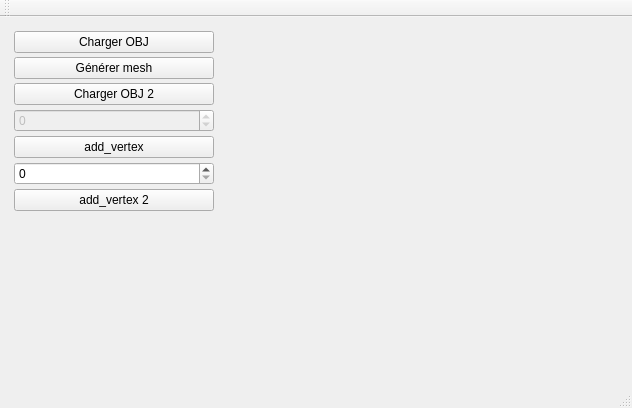
<?xml version="1.0" encoding="UTF-8"?>
<ui version="4.0">
 <class>MainWindow</class>
 <widget class="QMainWindow" name="MainWindow">
  <property name="geometry">
   <rect>
    <x>0</x>
    <y>0</y>
    <width>632</width>
    <height>408</height>
   </rect>
  </property>
  <property name="windowTitle">
   <string>MainWindow</string>
  </property>
  <widget class="QWidget" name="centralWidget">
   <layout class="QHBoxLayout" name="horizontalLayout">
    <item>
     <widget class="QWidget" name="widget_2" native="true">
      <property name="sizePolicy">
       <sizepolicy hsizetype="Maximum" vsizetype="Preferred">
        <horstretch>150</horstretch>
        <verstretch>0</verstretch>
       </sizepolicy>
      </property>
      <property name="minimumSize">
       <size>
        <width>150</width>
        <height>0</height>
       </size>
      </property>
      <layout class="QVBoxLayout" name="verticalLayout">
       <property name="spacing">
        <number>4</number>
       </property>
       <property name="leftMargin">
        <number>3</number>
       </property>
       <property name="topMargin">
        <number>3</number>
       </property>
       <property name="rightMargin">
        <number>3</number>
       </property>
       <property name="bottomMargin">
        <number>3</number>
       </property>
       <item>
        <widget class="QPushButton" name="pushButton_chargement">
         <property name="minimumSize">
          <size>
           <width>200</width>
           <height>0</height>
          </size>
         </property>
         <property name="text">
          <string>Charger OBJ</string>
         </property>
        </widget>
       </item>
       <item>
        <widget class="QPushButton" name="pushButton_generer">
         <property name="text">
          <string>Générer mesh</string>
         </property>
        </widget>
       </item>
       <item>
        <widget class="QPushButton" name="pushButton_chargement_2">
         <property name="text">
          <string>Charger OBJ 2</string>
         </property>
        </widget>
       </item>
       <item>
        <widget class="QSpinBox" name="spinBox">
         <property name="enabled">
          <bool>false</bool>
         </property>
         <property name="minimum">
          <number>-1</number>
         </property>
         <property name="maximum">
          <number>99999</number>
         </property>
        </widget>
       </item>
       <item>
        <widget class="QPushButton" name="add_Vertex">
         <property name="text">
          <string>add_vertex</string>
         </property>
        </widget>
       </item>
       <item>
        <widget class="QSpinBox" name="spinBox_2"/>
       </item>
       <item>
        <widget class="QPushButton" name="add_vertex_2">
         <property name="text">
          <string>add_vertex 2</string>
         </property>
        </widget>
       </item>
       <item>
        <widget class="QLabel" name="label">
         <property name="text">
          <string/>
         </property>
        </widget>
       </item>
       <item>
        <widget class="QLabel" name="label_2">
         <property name="text">
          <string/>
         </property>
        </widget>
       </item>
       <item>
        <spacer name="verticalSpacer">
         <property name="orientation">
          <enum>Qt::Vertical</enum>
         </property>
         <property name="sizeHint" stdset="0">
          <size>
           <width>20</width>
           <height>40</height>
          </size>
         </property>
        </spacer>
       </item>
      </layout>
     </widget>
    </item>
    <item>
     <widget class="MeshViewerWidget" name="displayWidget" native="true">
      <property name="cursor">
       <cursorShape>CrossCursor</cursorShape>
      </property>
      <property name="mouseTracking">
       <bool>false</bool>
      </property>
     </widget>
    </item>
    <item>
     <widget class="MeshViewerWidget" name="displayWidget_2" native="true">
      <property name="cursor">
       <cursorShape>CrossCursor</cursorShape>
      </property>
     </widget>
    </item>
   </layout>
  </widget>
  <widget class="QMenuBar" name="menuBar">
   <property name="geometry">
    <rect>
     <x>0</x>
     <y>0</y>
     <width>632</width>
     <height>22</height>
    </rect>
   </property>
  </widget>
  <widget class="QToolBar" name="mainToolBar">
   <attribute name="toolBarArea">
    <enum>TopToolBarArea</enum>
   </attribute>
   <attribute name="toolBarBreak">
    <bool>false</bool>
   </attribute>
  </widget>
  <widget class="QStatusBar" name="statusBar"/>
 </widget>
 <layoutdefault spacing="6" margin="11"/>
 <customwidgets>
  <customwidget>
   <class>MeshViewerWidget</class>
   <extends>QWidget</extends>
   <header location="global">meshviewerwidget.h</header>
   <container>1</container>
  </customwidget>
 </customwidgets>
 <resources/>
 <connections/>
</ui>
